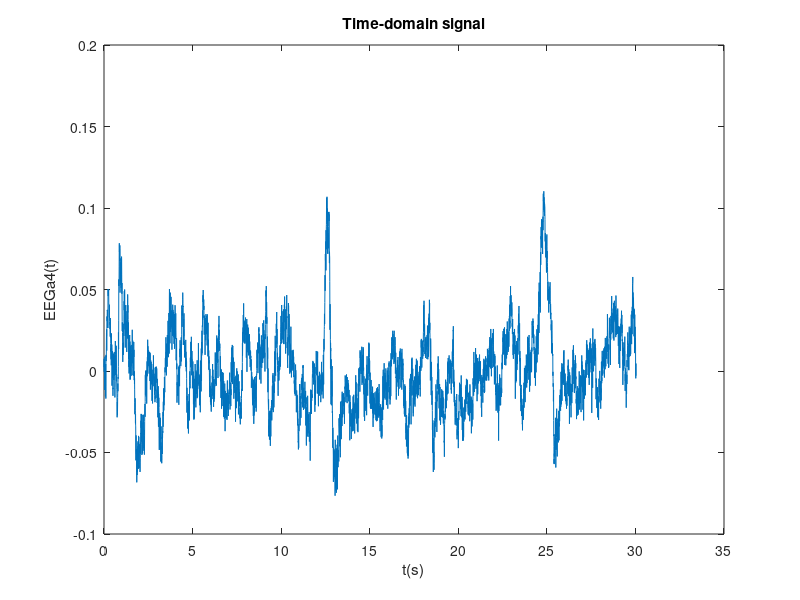
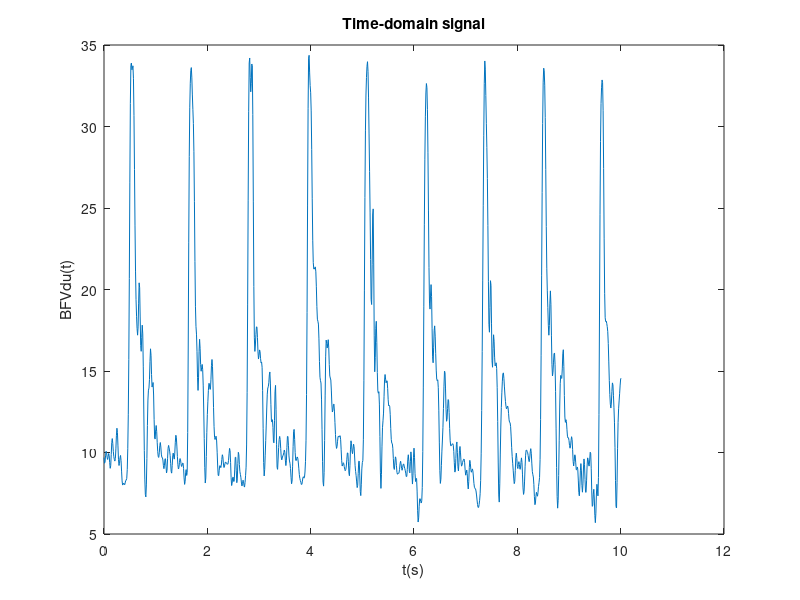

The MATLAB script that drew these images, in order: (Note: this script raises an error after producing the figures.)
%Tony Fan 200003466
%Hamdan Basharat 400124515
%3A03 Assignment 4
clear;
clc;
close all;

EEG = load ('EEGdata_assignment4.mat');
BFV = load ('BVFdata_assignment4.mat');

%sampling frequencies
EEG_Fs = 200;
BFV_Fs = 100;

%Signal arrays
EEGa4 = EEG.EEGa4;
BFVdu = BFV.BFVdu;

%---------------------Plotting EEG and BFV time signals-------------------%
figure
%set(handles.figure1,'Name','eurhdfgj');
plot([(0:length(EEGa4)-1)/EEG_Fs],EEGa4);
title('Time-domain signal')
ylabel('EEGa4(t)')
xlabel('t(s)')

figure
plot([(0:length(BFVdu)-1)/BFV_Fs],BFVdu);
title('Time-domain signal')
ylabel('BFVdu(t)')
xlabel('t(s)')
%-------------Plotting Magnitude and Phase Spectrum-----------------------%
%calculating DFT and spectral values for EEG and BFV
[mEEG,pEEG,fEEG] = fourier_dt(EEGa4,EEG_Fs,'half');
[mBFV,pBFV,fBFV] = fourier_dt(BFVdu,BFV_Fs,'half');

%Plotting EEG magnitude and phase spectrum
figure
subplot(2,1,1)
plot(fEEG,mEEG);
ylabel('|EEGa4(f)|')
title('Magnitude Spectrum of EEGdata')
subplot(2,1,2)
plot(fEEG,pEEG);
ylabel('\angle EEGa4(f)')
xlabel('f(Hz)')
title('Phase Spectrum of EEGdata')

%Plotting BFV magnitude and phase spectrum
figure
subplot(2,1,1)
plot(fBFV,mBFV);
ylabel('|BFVdu(f)|')
title('Magnitude Spectrum of BVFdata')
subplot(2,1,2)
plot(fBFV,pBFV);
ylabel('\angle BFVdu(f)')
xlabel('f(Hz)')
title('Phase Spectrum of BFVdata')

%-----------------Filter-------------------%
